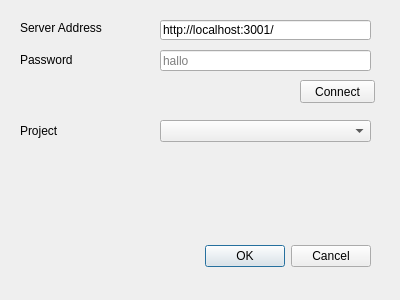
<?xml version="1.0" encoding="UTF-8"?>
<ui version="4.0">
 <class>iDAIFieldLinkDialogBase</class>
 <widget class="QDialog" name="iDAIFieldLinkDialogBase">
  <property name="geometry">
   <rect>
    <x>0</x>
    <y>0</y>
    <width>400</width>
    <height>300</height>
   </rect>
  </property>
  <property name="windowTitle">
   <string>iDAIFieldLink</string>
  </property>
  <widget class="QDialogButtonBox" name="button_box">
   <property name="geometry">
    <rect>
     <x>30</x>
     <y>240</y>
     <width>341</width>
     <height>32</height>
    </rect>
   </property>
   <property name="orientation">
    <enum>Qt::Horizontal</enum>
   </property>
   <property name="standardButtons">
    <set>QDialogButtonBox::Cancel|QDialogButtonBox::Ok</set>
   </property>
  </widget>
  <widget class="QLineEdit" name="serverAddress">
   <property name="geometry">
    <rect>
     <x>160</x>
     <y>20</y>
     <width>211</width>
     <height>20</height>
    </rect>
   </property>
   <property name="text">
    <string>http://localhost:3001/</string>
   </property>
  </widget>
  <widget class="QLineEdit" name="password">
   <property name="geometry">
    <rect>
     <x>160</x>
     <y>50</y>
     <width>211</width>
     <height>21</height>
    </rect>
   </property>
   <property name="echoMode">
    <enum>QLineEdit::Password</enum>
   </property>
   <property name="placeholderText">
    <string>hallo</string>
   </property>
  </widget>
  <widget class="QComboBox" name="projectDropdown">
   <property name="geometry">
    <rect>
     <x>160</x>
     <y>120</y>
     <width>211</width>
     <height>22</height>
    </rect>
   </property>
  </widget>
  <widget class="QLabel" name="addressLabel">
   <property name="geometry">
    <rect>
     <x>20</x>
     <y>20</y>
     <width>91</width>
     <height>16</height>
    </rect>
   </property>
   <property name="text">
    <string>Server Address</string>
   </property>
  </widget>
  <widget class="QLabel" name="passwordLabel">
   <property name="geometry">
    <rect>
     <x>20</x>
     <y>50</y>
     <width>71</width>
     <height>20</height>
    </rect>
   </property>
   <property name="text">
    <string>Password</string>
   </property>
  </widget>
  <widget class="QLabel" name="projectLabel">
   <property name="geometry">
    <rect>
     <x>20</x>
     <y>120</y>
     <width>141</width>
     <height>21</height>
    </rect>
   </property>
   <property name="text">
    <string>Project</string>
   </property>
  </widget>
  <widget class="QPushButton" name="connectButton">
   <property name="geometry">
    <rect>
     <x>300</x>
     <y>80</y>
     <width>75</width>
     <height>23</height>
    </rect>
   </property>
   <property name="text">
    <string>Connect</string>
   </property>
  </widget>
 </widget>
 <resources/>
 <connections>
  <connection>
   <sender>button_box</sender>
   <signal>accepted()</signal>
   <receiver>iDAIFieldLinkDialogBase</receiver>
   <slot>accept()</slot>
   <hints>
    <hint type="sourcelabel">
     <x>20</x>
     <y>20</y>
    </hint>
    <hint type="destinationlabel">
     <x>20</x>
     <y>20</y>
    </hint>
   </hints>
  </connection>
  <connection>
   <sender>button_box</sender>
   <signal>rejected()</signal>
   <receiver>iDAIFieldLinkDialogBase</receiver>
   <slot>reject()</slot>
   <hints>
    <hint type="sourcelabel">
     <x>20</x>
     <y>20</y>
    </hint>
    <hint type="destinationlabel">
     <x>20</x>
     <y>20</y>
    </hint>
   </hints>
  </connection>
 </connections>
</ui>
